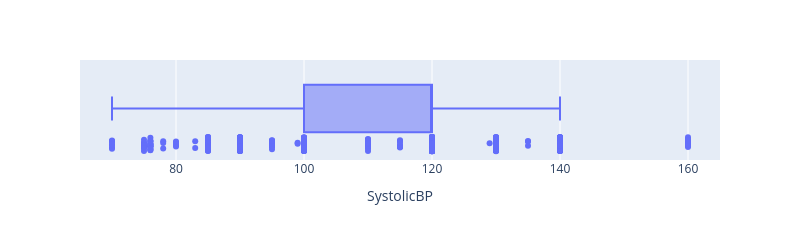
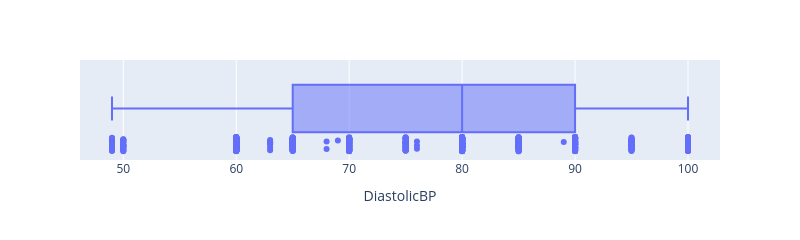

Notebook code cell kept with these figures, in order:
### Code cell
fig = px.box(df, x="SystolicBP", points='all',width=800, height=200)
fig.show()
fig = px.box(df, x="DiastolicBP", points='all',width=800, height=200)
fig.show()

### Figure 1 — Plotly figure (JSON) as saved in the notebook; plotly's stock layout.template omitted (floating-point values rounded to 4 significant figures; data arrays with more than 128 entries replaced by an {"elided": "..."} marker saying what was removed)
{"data": [{"alignmentgroup": "True", "boxpoints": "all", "hovertemplate": "SystolicBP=%{x}<extra></extra>", "legendgroup": "", "marker": {"color": "#636efa"}, "name": "", "notched": false, "offsetgroup": "", "orientation": "h", "showlegend": false, "type": "box", "x": {"elided": "1014 int values"}, "x0": " ", "xaxis": "x", "y0": " ", "yaxis": "y"}], "layout": {"boxmode": "group", "height": 200, "legend": {"tracegroupgap": 0}, "margin": {"t": 60}, "width": 800, "xaxis": {"anchor": "y", "domain": [0, 1], "title": {"text": "SystolicBP"}}, "yaxis": {"anchor": "x", "domain": [0, 1]}}}

### Figure 2 — Plotly figure (JSON) as saved in the notebook; plotly's stock layout.template omitted (floating-point values rounded to 4 significant figures; data arrays with more than 128 entries replaced by an {"elided": "..."} marker saying what was removed)
{"data": [{"alignmentgroup": "True", "boxpoints": "all", "hovertemplate": "DiastolicBP=%{x}<extra></extra>", "legendgroup": "", "marker": {"color": "#636efa"}, "name": "", "notched": false, "offsetgroup": "", "orientation": "h", "showlegend": false, "type": "box", "x": {"elided": "1014 int values"}, "x0": " ", "xaxis": "x", "y0": " ", "yaxis": "y"}], "layout": {"boxmode": "group", "height": 200, "legend": {"tracegroupgap": 0}, "margin": {"t": 60}, "width": 800, "xaxis": {"anchor": "y", "domain": [0, 1], "title": {"text": "DiastolicBP"}}, "yaxis": {"anchor": "x", "domain": [0, 1]}}}
